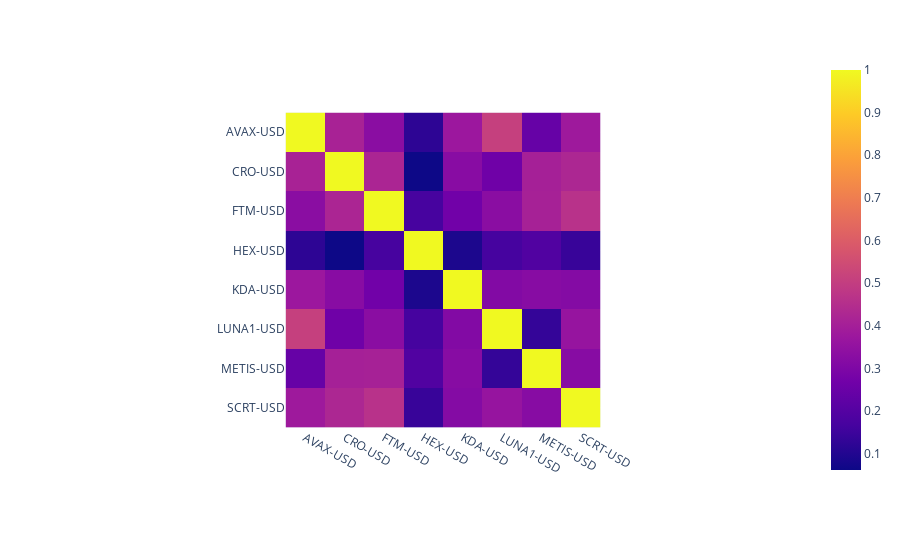

This figure's notebook cell:
### Code cell
fig = px.imshow(crypto_returns.corr())
fig.show()

### Figure 1 — Plotly figure (JSON) as saved in the notebook; plotly's stock layout.template omitted (floating-point values rounded to 4 significant figures)
{"data": [{"coloraxis": "coloraxis", "hovertemplate": "x: %{x}<br>y: %{y}<br>color: %{z}<extra></extra>", "name": "0", "type": "heatmap", "x": ["AVAX-USD", "CRO-USD", "FTM-USD", "HEX-USD", "KDA-USD", "LUNA1-USD", "METIS-USD", "SCRT-USD"], "xaxis": "x", "y": ["AVAX-USD", "CRO-USD", "FTM-USD", "HEX-USD", "KDA-USD", "LUNA1-USD", "METIS-USD", "SCRT-USD"], "yaxis": "y", "z": [[1, 0.4116, 0.3287, 0.12, 0.3735, 0.5085, 0.2424, 0.3811], [0.4116, 1, 0.4202, 0.06145, 0.324, 0.2622, 0.4043, 0.4256], [0.3287, 0.4202, 1, 0.1681, 0.2687, 0.3285, 0.4074, 0.4614], [0.12, 0.06145, 0.1681, 1, 0.08814, 0.1659, 0.1924, 0.1393], [0.3735, 0.324, 0.2687, 0.08814, 1, 0.3106, 0.322, 0.3152], [0.5085, 0.2622, 0.3285, 0.1659, 0.3106, 1, 0.1332, 0.3604], [0.2424, 0.4043, 0.4074, 0.1924, 0.322, 0.1332, 1, 0.3216], [0.3811, 0.4256, 0.4614, 0.1393, 0.3152, 0.3604, 0.3216, 1]]}], "layout": {"autosize": true, "coloraxis": {"colorscale": [[0, "#0d0887"], [0.1111, "#46039f"], [0.2222, "#7201a8"], [0.3333, "#9c179e"], [0.4444, "#bd3786"], [0.5556, "#d8576b"], [0.6667, "#ed7953"], [0.7778, "#fb9f3a"], [0.8889, "#fdca26"], [1, "#f0f921"]]}, "margin": {"t": 60}, "xaxis": {"anchor": "y", "autorange": true, "constrain": "domain", "domain": [0.2832, 0.7168], "range": [-0.5, 7.5], "scaleanchor": "y", "type": "category"}, "yaxis": {"anchor": "x", "autorange": true, "constrain": "domain", "domain": [0, 1], "range": [7.5, -0.5], "type": "category"}}}
